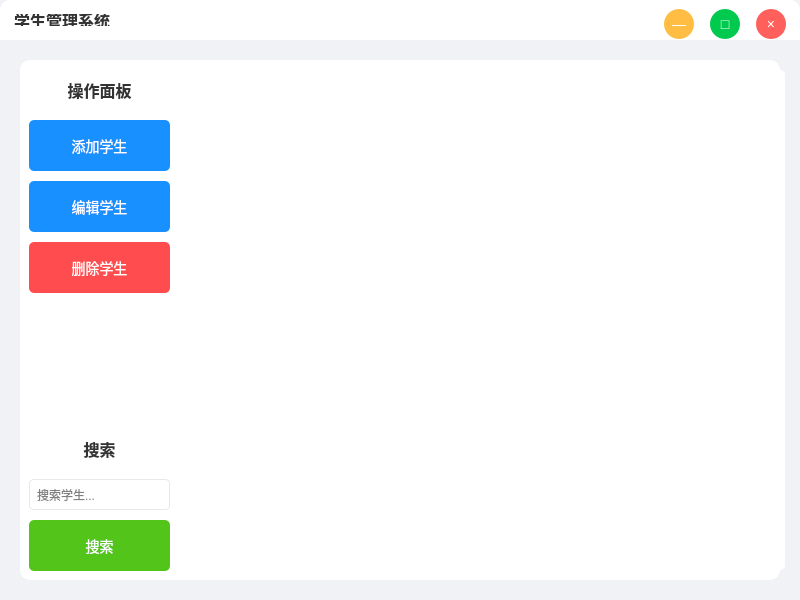
<?xml version="1.0" encoding="UTF-8"?>
<ui version="4.0">
 <class>MainWindow</class>
 <widget class="QMainWindow" name="MainWindow">
  <property name="geometry">
   <rect>
    <x>0</x>
    <y>0</y>
    <width>800</width>
    <height>600</height>
   </rect>
  </property>
  <property name="minimumSize">
   <size>
    <width>800</width>
    <height>600</height>
   </size>
  </property>
  <property name="windowTitle">
   <string>学生管理系统</string>
  </property>
  <property name="windowFlags">
   <set>Qt::FramelessWindowHint</set>
  </property>
  <property name="styleSheet">
   <string notr="true">QMainWindow {
    background-color: #f0f2f5;
    border-radius: 10px;
}

#titleBar {
    background-color: #ffffff;
    border-top-left-radius: 10px;
    border-top-right-radius: 10px;
    border: none;
}

#titleLabel {
    color: #333333;
    font-size: 16px;
    font-weight: bold;
}

#minimizeButton, #maximizeButton, #closeButton {
    border: none;
    border-radius: 15px;
    min-width: 30px;
    max-width: 30px;
    min-height: 30px;
    max-height: 30px;
    padding: 0px;
    margin: 0px 5px;
}

#minimizeButton {
    background-color: #ffbd44;
}

#maximizeButton {
    background-color: #00ca4e;
}

#closeButton {
    background-color: #ff605c;
}

#minimizeButton:hover, #maximizeButton:hover, #closeButton:hover {
    background-color: #404040;
}

QFrame#left_panel {
    background-color: #ffffff;
    border-radius: 10px;
    margin: 5px;
    border: none;
    box-shadow: 0 2px 8px rgba(0, 0, 0, 0.1);
}

QPushButton {
    background-color: #1890ff;
    color: white;
    border: none;
    border-radius: 5px;
    padding: 8px 15px;
    font-size: 14px;
    box-shadow: 0 2px 4px rgba(24, 144, 255, 0.2);
}

QPushButton:hover {
    background-color: #40a9ff;
    box-shadow: 0 4px 8px rgba(24, 144, 255, 0.3);
}

QPushButton:pressed {
    background-color: #096dd9;
    box-shadow: 0 2px 4px rgba(24, 144, 255, 0.2);
}

QLabel {
    color: #333333;
    font-weight: bold;
    padding: 5px;
    border: none;
}

QLineEdit {
    border: 1px solid #e8e8e8;
    border-radius: 4px;
    padding: 5px;
    background-color: white;
    box-shadow: inset 0 1px 2px rgba(0, 0, 0, 0.05);
}

QLineEdit:focus {
    border: 1px solid #40a9ff;
    box-shadow: 0 0 0 2px rgba(24, 144, 255, 0.2);
}

QTableWidget {
    background-color: white;
    border: none;
    border-radius: 10px;
    gridline-color: #e8e8e8;
    box-shadow: 0 2px 8px rgba(0, 0, 0, 0.1);
}

QTableWidget::item {
    padding: 5px;
    border: none;
}

QTableWidget::item:selected {
    background-color: #e6f7ff;
    color: #1890ff;
    border: none;
}

QHeaderView::section {
    background-color: #fafafa;
    padding: 5px;
    border: none;
    border-bottom: 1px solid #f0f0f0;
    font-weight: bold;
}

QScrollBar:vertical {
    border: none;
    background-color: #f0f0f0;
    width: 10px;
    margin: 0px;
}

QScrollBar::handle:vertical {
    background-color: #d9d9d9;
    border-radius: 5px;
    min-height: 20px;
}

QScrollBar::handle:vertical:hover {
    background-color: #bfbfbf;
}

QScrollBar::add-line:vertical,
QScrollBar::sub-line:vertical {
    border: none;
    background: none;
}

QScrollBar::add-page:vertical,
QScrollBar::sub-page:vertical {
    background: none;
}
</string>
  </property>
  <widget class="QWidget" name="centralwidget">
   <layout class="QVBoxLayout" name="verticalLayout_2">
    <property name="spacing">
     <number>0</number>
    </property>
    <property name="leftMargin">
     <number>0</number>
    </property>
    <property name="topMargin">
     <number>0</number>
    </property>
    <property name="rightMargin">
     <number>0</number>
    </property>
    <property name="bottomMargin">
     <number>0</number>
    </property>
    <item>
     <widget class="QWidget" name="titleBar">
      <property name="minimumSize">
       <size>
        <width>0</width>
        <height>40</height>
       </size>
      </property>
      <property name="maximumSize">
       <size>
        <width>16777215</width>
        <height>40</height>
       </size>
      </property>
      <layout class="QHBoxLayout" name="horizontalLayout_2">
       <item>
        <widget class="QLabel" name="titleLabel">
         <property name="text">
          <string>学生管理系统</string>
         </property>
         <property name="alignment">
          <set>Qt::AlignCenter</set>
         </property>
        </widget>
       </item>
       <item>
        <spacer name="horizontalSpacer">
         <property name="orientation">
          <enum>Qt::Horizontal</enum>
         </property>
         <property name="sizeHint" stdset="0">
          <size>
           <width>40</width>
           <height>20</height>
          </size>
         </property>
        </spacer>
       </item>
       <item>
        <widget class="QPushButton" name="minimizeButton">
         <property name="text">
          <string>—</string>
         </property>
        </widget>
       </item>
       <item>
        <widget class="QPushButton" name="maximizeButton">
         <property name="text">
          <string>□</string>
         </property>
        </widget>
       </item>
       <item>
        <widget class="QPushButton" name="closeButton">
         <property name="text">
          <string>×</string>
         </property>
        </widget>
       </item>
      </layout>
     </widget>
    </item>
    <item>
     <widget class="QWidget" name="contentWidget">
      <layout class="QHBoxLayout" name="horizontalLayout">
       <property name="spacing">
        <number>15</number>
       </property>
       <property name="leftMargin">
        <number>15</number>
       </property>
       <property name="topMargin">
        <number>15</number>
       </property>
       <property name="rightMargin">
        <number>15</number>
       </property>
       <property name="bottomMargin">
        <number>15</number>
       </property>
       <item>
        <widget class="QFrame" name="left_panel">
         <layout class="QGridLayout" name="gridLayout">
          <item row="0" column="0">
           <layout class="QVBoxLayout" name="verticalLayout">
            <property name="spacing">
             <number>10</number>
            </property>
            <item>
             <widget class="QLabel" name="label">
              <property name="minimumSize">
               <size>
                <width>141</width>
                <height>41</height>
               </size>
              </property>
              <property name="font">
               <font>
                <family>Microsoft YaHei UI</family>
                <pointsize>12</pointsize>
                <bold>true</bold>
               </font>
              </property>
              <property name="text">
               <string>操作面板</string>
              </property>
              <property name="alignment">
               <set>Qt::AlignCenter</set>
              </property>
             </widget>
            </item>
            <item>
             <widget class="QPushButton" name="add_button">
              <property name="minimumSize">
               <size>
                <width>141</width>
                <height>51</height>
               </size>
              </property>
              <property name="cursor">
               <cursorShape>PointingHandCursor</cursorShape>
              </property>
              <property name="text">
               <string>添加学生</string>
              </property>
             </widget>
            </item>
            <item>
             <widget class="QPushButton" name="edit_button">
              <property name="minimumSize">
               <size>
                <width>141</width>
                <height>51</height>
               </size>
              </property>
              <property name="cursor">
               <cursorShape>PointingHandCursor</cursorShape>
              </property>
              <property name="text">
               <string>编辑学生</string>
              </property>
             </widget>
            </item>
            <item>
             <widget class="QPushButton" name="delete_button">
              <property name="minimumSize">
               <size>
                <width>141</width>
                <height>51</height>
               </size>
              </property>
              <property name="cursor">
               <cursorShape>PointingHandCursor</cursorShape>
              </property>
              <property name="styleSheet">
               <string notr="true">QPushButton {
    background-color: #ff4d4f;
}
QPushButton:hover {
    background-color: #ff7875;
}
QPushButton:pressed {
    background-color: #d9363e;
}</string>
              </property>
              <property name="text">
               <string>删除学生</string>
              </property>
             </widget>
            </item>
            <item>
             <spacer name="verticalSpacer">
              <property name="orientation">
               <enum>Qt::Vertical</enum>
              </property>
              <property name="sizeHint" stdset="0">
               <size>
                <width>20</width>
                <height>40</height>
               </size>
              </property>
             </spacer>
            </item>
            <item>
             <widget class="QLabel" name="label_2">
              <property name="minimumSize">
               <size>
                <width>141</width>
                <height>41</height>
               </size>
              </property>
              <property name="font">
               <font>
                <family>Microsoft YaHei UI</family>
                <pointsize>12</pointsize>
                <bold>true</bold>
               </font>
              </property>
              <property name="text">
               <string>搜索</string>
              </property>
              <property name="alignment">
               <set>Qt::AlignCenter</set>
              </property>
             </widget>
            </item>
            <item>
             <widget class="QLineEdit" name="search_input">
              <property name="minimumSize">
               <size>
                <width>141</width>
                <height>31</height>
               </size>
              </property>
              <property name="placeholderText">
               <string>搜索学生...</string>
              </property>
             </widget>
            </item>
            <item>
             <widget class="QPushButton" name="search_button">
              <property name="minimumSize">
               <size>
                <width>141</width>
                <height>51</height>
               </size>
              </property>
              <property name="cursor">
               <cursorShape>PointingHandCursor</cursorShape>
              </property>
              <property name="styleSheet">
               <string notr="true">QPushButton {
    background-color: #52c41a;
}
QPushButton:hover {
    background-color: #73d13d;
}
QPushButton:pressed {
    background-color: #389e0d;
}</string>
              </property>
              <property name="text">
               <string>搜索</string>
              </property>
             </widget>
            </item>
           </layout>
          </item>
          <item row="0" column="1">
           <widget class="QTableWidget" name="table">
            <property name="minimumSize">
             <size>
              <width>611</width>
              <height>0</height>
             </size>
            </property>
           </widget>
          </item>
         </layout>
        </widget>
       </item>
      </layout>
     </widget>
    </item>
   </layout>
  </widget>
 </widget>
 <resources/>
 <connections/>
</ui>
